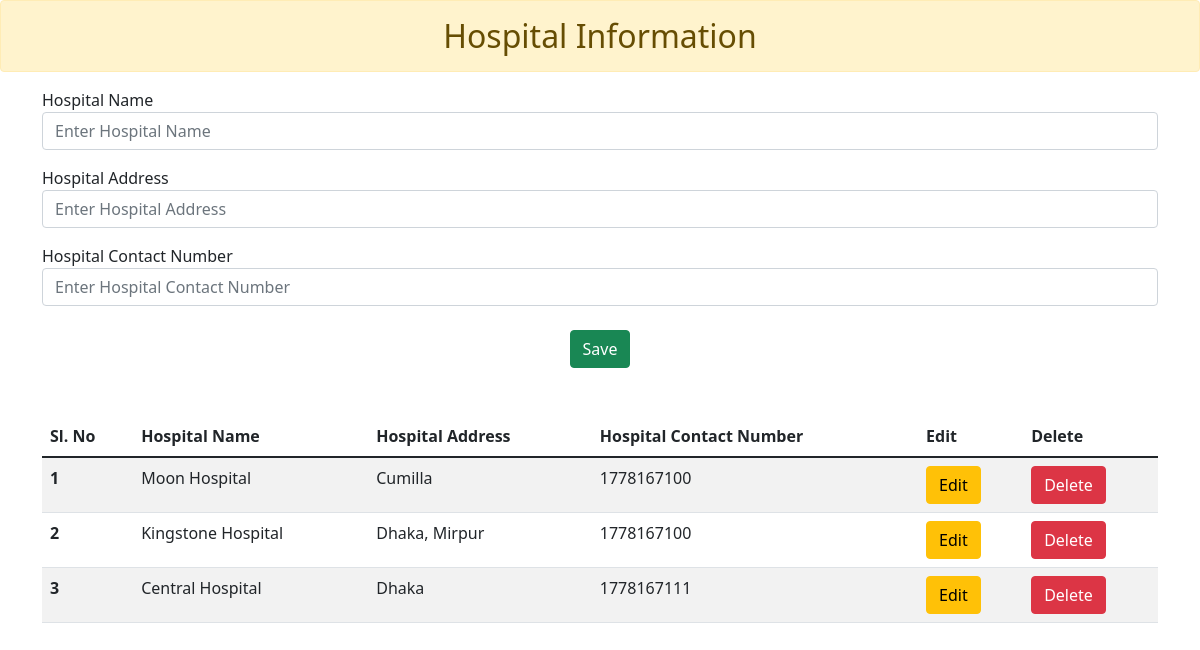
The page / on the database its author committed.
### hospital_app/models.py (models this page shows, shortened)
class Hospital(models.Model):
    name = models.CharField(max_length=100)
    address = models.CharField(max_length=200)
    contact = models.IntegerField()

### hospital_app/views.py (the view)
# urls.py: path('', views.index, name='index'),
def index(request):
    item_list = Hospital.objects.all()
    context = {
        'item_list' : item_list
    }
    return render(request, 'index.html', context)

### template/index.html (shortened to what this page needs)
<!doctype html>
<html lang="en">
  <head>
    <link href="https://cdn.jsdelivr.net/npm/bootstrap@5.1.3/dist/css/bootstrap.min.css" rel="stylesheet">
  </head>
  <body>
    <h2 class="alert alert-warning text-center"> Hospital Information </h2>
    <div class='container mt-3'>
        {% if latest_item %}
        <form method="POST" action="{% url 'update_item' latest_item.id %}"> {% csrf_token %}
            <div class="form-group mb-3">
              <label>Hospital Name</label>
              <input type="text" class="form-control" value="{{latest_item.name}}" name="name" placeholder="Enter Hospital Name">
            </div>
            <div class="form-group mb-3">
                <label>Hospital Address</label>
                <input type="text"  class="form-control" value="{{latest_item.address}}" name="address" placeholder="Enter Hospital Address">
            </div>
            <div class="form-group mb-3">
                <label>Hospital Contact Number</label>
                <input type="text" value="{{latest_item.contact}}" name="contact" class="form-control" placeholder="Enter Hospital Contact Number">
            </div>
            <div class='text-center mt-4'>
            <button type="submit" class="btn btn-success">Update</button>
            </div>
        </form>
        {% else %}
        <form method="POST" action="{% url 'add_item' %}"> {% csrf_token %}
            <div class="form-group mb-3">
              <label>Hospital Name</label>
              <input type="text" name="name" class="form-control" placeholder="Enter Hospital Name">
            </div>
            <div class="form-group mb-3">
                <label>Hospital Address</label>
                <input type="text" name="address" class="form-control" placeholder="Enter Hospital Address">
            </div>
            <div class="form-group mb-3">
                <label>Hospital Contact Number</label>
                <input type="text" name="contact" class="form-control" placeholder="Enter Hospital Contact Number">
            </div>
            <div class='text-center mt-4'>
            <button type="submit" class="btn btn-success">Save</button>
            </div>
        </form>
        {% endif %}
    </div>
    <div class='container mt-5'>
        <form method="POST">
            <table class="table table-striped">
                <thead>
                <tr>
                    <th scope="col">Sl. No</th>
                    <th scope="col">Hospital Name</th>
                    <th scope="col">Hospital Address</th>
                    <th scope="col">Hospital Contact Number</th>
                    <th scope="col">Edit</th>
                    <th scope="col">Delete</th>
                </tr>
                </thead>
                <tbody>
                    {% for i in item_list %}
                <tr>
                    <th>{{forloop.counter}}</th>
                    <td>{{i.name}}</td>
                    <td>{{i.address}}</td>
                    <td>{{i.contact}}</td>
                    <td>
                        <a href="{% url 'edit_item' i.id %}" class='btn btn-warning'>Edit</a>
                    </td>
                    <td>
                        <a href="{% url 'delete_item' i.id %}" class='btn btn-danger'>Delete</a>
                    </td>
                </tr>
                {% endfor %}
                </tbody>
            </table>
        </form>
    </div>
  </body>
</html>

### rows shown on the page
Hospital: name "Moon Hospital", address "Cumilla", contact "1778167100"
Hospital: name "Kingstone Hospital", address "Dhaka, Mirpur", contact "1778167100"
Hospital: name "Central Hospital", address "Dhaka", contact "1778167111"
